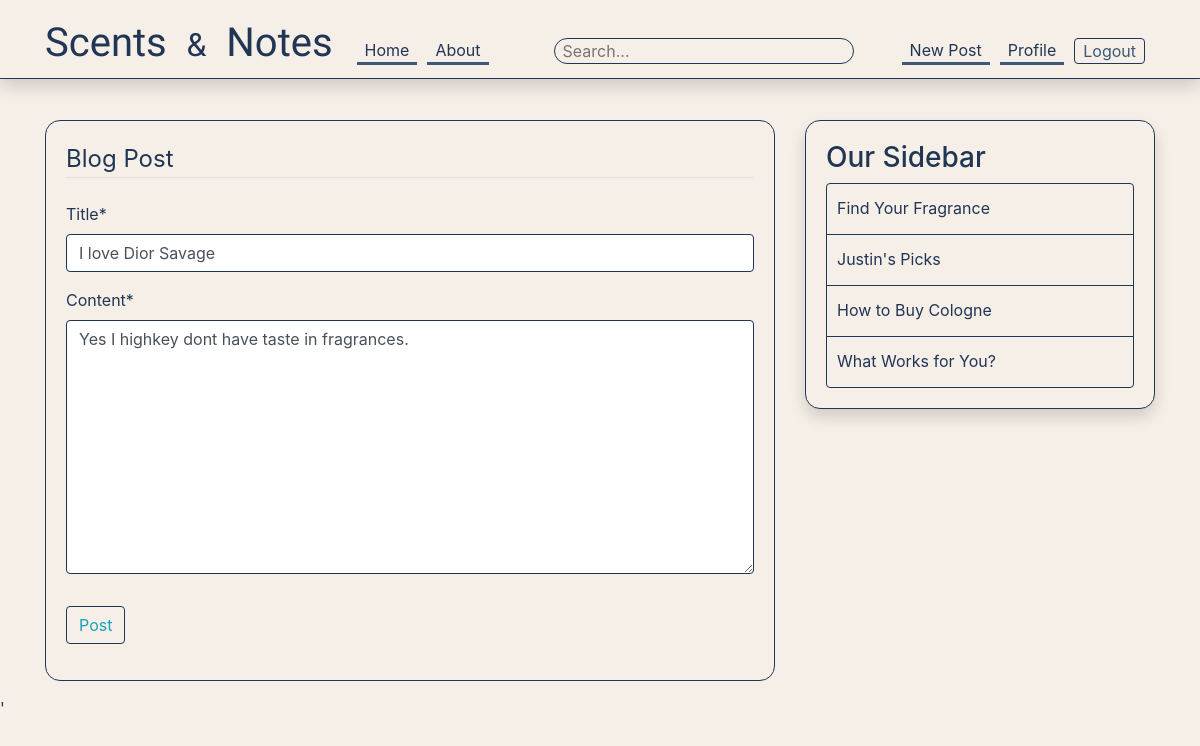
The page /post/29/update/ (signed in) on the database its author committed.
### blog/models.py (models this page shows, shortened)
class Post(models.Model):  #Each class would be its own table in database
    title = models.CharField(max_length=100) #Character field/String single line
    content = models.TextField() #Lines and lines of text unrestricted
    date_posted = models.DateTimeField(default=timezone.now) #auto_now: when updated/created  auto_now_add:only when created
    author = models.ForeignKey(User, on_delete=models.CASCADE) #if user created post and was deleted, do we want to delete their posts or hold them as null

### blog/views.py (the view, shortened to what this page needs)
# urls.py: path('post/<int:pk>/update/', PostUpdateView.as_view(), name='post-update'),
class PostUpdateView(LoginRequiredMixin, UserPassesTestMixin, UpdateView):
    model = Post
    fields = ['title', 'content']
    def test_func(self):
         post = self.get_object()
         if self.request.user == post.author:
              return True
         return False

### blog/templates/blog/post_form.html (shortened to what this page needs)
{% extends "blog/base.html" %}
{% load crispy_forms_tags %}
{% block content%}
   <div class="content-section">
        <form method="POST">
            <fieldset class="form-group">
                <legend class="border-bottom mb-4">Blog Post</legend>
                {{ form |crispy}}
            </fieldset>
            <div class="form-group">
                <button class="btn btn-outline-info" type="submit">Post</button>
            </div>
        </form>
   </div>
{% endblock content %}

### blog/static/blog/main.css (style rules this page uses)
body { background: #F5EFE7 ; color: #213555; margin-top: 5rem; }
button, .modal-content { background:#F5EFE7; border: 1px solid #213555 !important ; }
.content-section { background: #F5EFE7; padding: 20px 20px; border: 1.5px solid #213555; border-radius: 15px; margin-bottom: 15px; }
.form-control, .list-group-item { border: 1px solid #213555 !important ; transition: background 0.15s; }
.btn { overflow: visible; }

### rows shown on the page
Post: title "I love Dior Savage", content "Yes I highkey dont have taste in fragrances."
